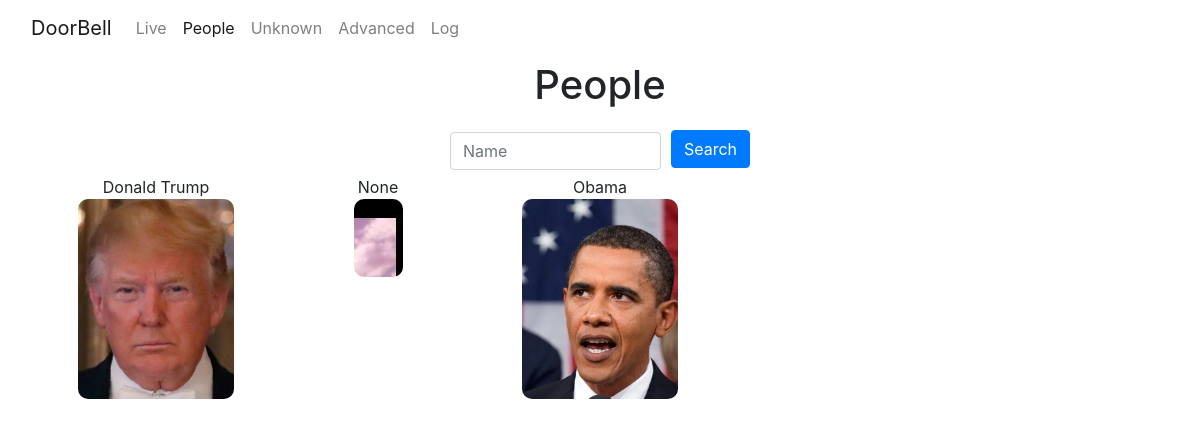
Screenshot of /people with the database file from the repository.
### tables this page shows
CREATE TABLE "people" (
	"id"	INTEGER NOT NULL,
	"name"	TEXT,
	"trusted"	boolean,
	"announce"	TEXT, pin TEXT,
	PRIMARY KEY("id")
);

### app.py (the view)
@app.route("/people", methods=["GET", "POST"])
def people_page():
    input1 = request.form.get("name")
    if not input1:
        input1 = ""
    name = '%' + input1 + '%'
    people = db.execute("SELECT name, people.id, image_loc FROM people LEFT JOIN faces ON people.id=person_id WHERE name LIKE ? GROUP BY people.id ORDER BY name ASC", name)
    return render_template("/people.html", people=people)

### app.py (called while the page is built)
@app.after_request
def after_request(response):
    response.headers["Cache-Control"] = "no-cache, no-store, must-revalidate"
    response.headers["Expires"] = 0
    response.headers["Pragma"] = "no-cache"
    return response

### templates/people.html (shortened to what this page needs)
<!DOCTYPE html>
<html>
<head>
    <link rel="stylesheet" href="{{ url_for('static', filename='assets/bootstrap/css/bootstrap.min.css') }}">
    <link rel="stylesheet" href="{{ url_for('static', filename='assets/css/styles.min.css') }}">
</head>
<body>
    <nav class="navbar navbar-light navbar-expand-md">
        <div class="container-fluid"><a class="navbar-brand" href="/">DoorBell</a>
            <div class="collapse navbar-collapse"
                id="navcol-1">
                <ul class="nav navbar-nav">
                    <li class="nav-item" role="presentation"><a class="nav-link" href="/">Live</a></li>
                    <li class="nav-item" role="presentation"><a class="nav-link active" href="/people">People</a></li>
                    <li class="nav-item" role="presentation"><a class="nav-link" href="/people/search/unknown">Unknown</a></li>
                    <li class="nav-item" role="presentation"><a class="nav-link" href="/settings">Advanced</a></li>
                    <li class="nav-item" role="presentation"><a class="nav-link" href="/log">Log</a></li>
                </ul>
            </div>
        </div>
    </nav>
    <div class="container">
        <div class="row">
            <div class="col">
                <h1>People</h1>
            </div>
        </div>
        <div class="row">
            <div class="col d-sm-flex justify-content-sm-center">
                <form style="max-width: 300px;" action="/people"  method="post">
                    <div class="form-row">
                        <div class="col align-self-center"><input class="form-control" type="text" name="name" placeholder="Name"></div>
                        <div class="col-auto align-self-center"><button class="btn btn-primary" type="submit">Search</button></div>
                    </div>
                </form>
            </div>
        </div>
        <div class="row row-cols-2 row-cols-sm-4 row-cols-md-5 row-cols-lg-5 row-cols-xl-5">
            {% for row in people %}
            <div class="col" onclick="window.location='/person/{{ row['id'] }}'">
                <p>{{ row['name'] }}</p><img class="mugicon" src="/{{ row['image_loc'] }}"></div>
            {% endfor %}
        </div>
    </div>
</body>
</html>

### rows the page displays
people: name "Donald Trump", shows a picture
people: name "None", shows a picture
people: name "Obama", shows a picture
